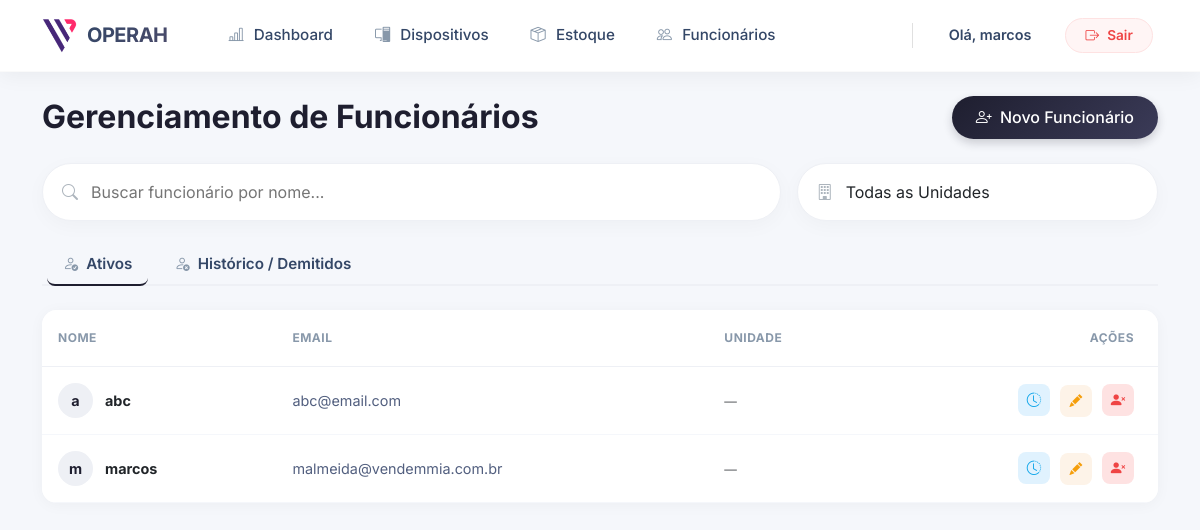
The page /funcionarios/ (signed in) on the database its author committed.
### funcionarios/models.py (models this page shows, shortened)
class Funcionario(models.Model):
    STATUS_CHOICES = [
        ("ATIVO", "Ativo"),
        ("DEMITIDO", "Demitido"),
    ]
    nome = models.CharField(max_length=100)
    email = models.EmailField(unique=True)
    unidade_trabalho = models.ForeignKey(
        UnidadeTrabalho,
        on_delete=models.SET_NULL,
        null=True,
        blank=True
    )
    status = models.CharField(
        max_length=10,
        choices=STATUS_CHOICES,
        default="ATIVO"
    )
    data_admissao = models.DateField(default=timezone.now)
    data_demissao = models.DateField(null=True, blank=True)
    class Meta:
        ordering = ["nome"]
        verbose_name = "Funcionário"
        verbose_name_plural = "Funcionários"

### funcionarios/views.py (the view)
# urls.py: path("", views.listar_funcionarios, name="listar_funcionarios"),
@login_required
def listar_funcionarios(request):
    ativos = Funcionario.objects.filter(status="ATIVO").order_by("nome")
    demitidos = Funcionario.objects.filter(status="DEMITIDO").order_by("nome")
    unidades = UnidadeTrabalho.objects.all().order_by("nome")
    return render(request, "funcionarios/funcionarios.html", {
        "ativos": ativos,
        "demitidos": demitidos,
        "unidades": unidades,
    })

### funcionarios/templates/funcionarios/funcionarios.html (shortened to what this page needs)
{% extends 'core/base.html' %}
{% load static %}
{% block content %}
<div class="container-fluid px-0">
    <div class="page-header">
        <h2 class="page-title">Gerenciamento de Funcionários</h2>
        <button class="btn btn-tech-primary" data-bs-toggle="modal" data-bs-target="#modalCriar">
            <i class="bi bi-person-plus me-1"></i> Novo Funcionário
        </button>
    </div>
    <div class="row g-3 mb-4">
        <div class="col-md-8">
            <div class="search-container">
                <i class="bi bi-search search-icon"></i>
                <input type="text" id="busca" class="search-input" placeholder="Buscar funcionário por nome...">
            </div>
        </div>
        <div class="col-md-4">
            <div class="position-relative">
                <i class="bi bi-building search-icon"></i>
                <select id="filtroUnidade" class="search-input form-select" style="cursor: pointer;">
                    <option value="">Todas as Unidades</option>
                </select>
            </div>
        </div>
    </div>
    <ul class="nav nav-tabs" id="myTab" role="tablist">
        <li class="nav-item" role="presentation">
            <button class="nav-link active" id="ativos-tab" data-bs-toggle="tab" data-bs-target="#tab-ativos" type="button">
                <i class="bi bi-person-check me-2"></i>Ativos
            </button>
        </li>
        <li class="nav-item" role="presentation">
            <button class="nav-link text-danger" id="demitidos-tab" data-bs-toggle="tab" data-bs-target="#tab-demitidos" type="button">
                <i class="bi bi-person-x me-2"></i>Histórico / Demitidos
            </button>
        </li>
    </ul>
    <div class="tab-content" id="myTabContent">
        <div class="tab-pane fade show active" id="tab-ativos">
            <div class="tech-card table-responsive">
                <table class="table table-tech mb-0">
                    <thead>
                        <tr>
                            <th>Nome</th>
                            <th>Email</th>
                            <th>Unidade</th>
                            <th class="text-end pe-4">Ações</th>
                        </tr>
                    </thead>
                    <tbody id="listaAtivos">
                    {% for f in ativos %}
                        <tr data-nome="{{ f.nome|lower }}" data-unidade="{{ f.unidade_trabalho.id }}">
                            <td>
                                <div class="d-flex align-items-center">
                                    <div class="avatar-circle">
                                        {{ f.nome|slice:":1" }}
                                    </div>
                                    <span class="fw-bold text-dark">{{ f.nome }}</span>
                                </div>
                            </td>
                            <td>{{ f.email }}</td>
                            <td>
                                {% if f.unidade_trabalho %}
                                    <span class="badge-unit"><i class="bi bi-building me-1"></i> {{ f.unidade_trabalho.nome }}</span>
                                {% else %}
                                    <span class="text-muted small">—</span>
                                {% endif %}
                            </td>
                            <td class="text-end pe-4">
                                <button class="btn-action btn-action-history btnHistorico" data-id="{{ f.id }}" data-bs-toggle="tooltip" title="Ver Histórico">
                                    <i class="bi bi-clock-history"></i>
                                </button>
                                <button class="btn-action btn-action-edit btnEditar" data-id="{{ f.id }}" data-bs-toggle="tooltip" title="Editar">
                                    <i class="bi bi-pencil-fill" style="font-size: 0.8rem;"></i>
                                </button>
                                <button class="btn-action btn-action-delete btnDemitir"
                                        data-id="{{ f.id }}"
                                        data-nome="{{ f.nome }}"
                                        data-bs-toggle="tooltip" title="Demitir">
                                    <i class="bi bi-person-x-fill"></i>
                                </button>
                            </td>
                        </tr>
                    {% empty %}
                        <tr><td colspan="4" class="text-center py-5 text-muted">Nenhum funcionário ativo encontrado.</td></tr>
                    {% endfor %}
                    </tbody>
                </table>
            </div>
        </div>
    </div>
</div>
{% endblock %}

### core/templates/core/base.html (shortened to what this page needs)
{% load static %}
<!DOCTYPE html>
<html lang="pt-br">
<head>
    <link rel="stylesheet" href="https://cdn.jsdelivr.net/npm/bootstrap@5.3.2/dist/css/bootstrap.min.css">
    <link rel="stylesheet" href="https://cdn.jsdelivr.net/npm/bootstrap-icons@1.11.3/font/bootstrap-icons.min.css">
</head>
<body>
    <nav class="navbar navbar-expand-lg navbar-tech sticky-top mb-4">
        <div class="container">
            <a class="navbar-brand" href="{% url 'home' %}">
                <img src="{% static 'logo2fb.png' %}" alt="Logo Operah">
                <span>OPERAH</span>
            </a>
            <div class="collapse navbar-collapse" id="navbarNav">
                <ul class="navbar-nav me-auto ms-lg-4">
                    <li class="nav-item">
                        <a class="nav-link" href="{% url 'dispositivos:dashboard_dispositivos' %}">
                            <i class="bi bi-bar-chart-line"></i> Dashboard
                        </a>
                    </li>
                    <li class="nav-item">
                        <a class="nav-link" href="{% url 'dispositivos:listar_dispositivos' %}">
                            <i class="bi bi-pc-display"></i> Dispositivos
                        </a>
                    </li>
                    <li class="nav-item">
                        <a class="nav-link" href="{% url 'equipamentos:dashboard_estoque' %}">
                            <i class="bi bi-box-seam"></i> Estoque </a>
                    </li>
                    <li class="nav-item">
                        <a class="nav-link" href="{% url 'funcionarios:listar_funcionarios' %}">
                            <i class="bi bi-people"></i> Funcionários
                        </a>
                    </li>
                </ul>
                <div class="d-flex align-items-center flex-column flex-lg-row">
                    <ul class="navbar-nav align-items-center">
                        <li class="nav-item mb-2 mb-lg-0">
                            <span class="nav-link disabled user-text">
                                Olá, {{ user.username }}
                            </span>
                        </li>
                        <li class="nav-item ms-lg-2">
                            <a class="nav-link btn-logout d-flex align-items-center" href="{% url 'contas:logout' %}">
                                <i class="bi bi-box-arrow-right me-2"></i> Sair
                            </a>
                        </li>
                    </ul>
                </div>
            </div>
        </div>
    </nav>
    <div class="container pb-5">
        {% block content %}{% endblock %}
    </div>
</body>
</html>

### core/templates/core/base.html (style rules this page uses)
:root { --brand-primary: #1e1e2f; --brand-accent: #d63384; --brand-light: #f8f9fa; --text-dark: #344767; --text-muted: #8898aa; }
body { background-color: #f5f7fb; font-family: 'Inter', sans-serif; color: var(--text-dark); }
.navbar-tech { background-color: #ffffff; box-shadow: 0 4px 20px rgba(0, 0, 0, 0.05); padding: 0.8rem 1rem; border-bottom: 1px solid rgba(0, 0, 0, 0.02); }
.navbar-brand { font-weight: 700; color: var(--text-dark); letter-spacing: -0.5px; display: flex; align-items: center; font-size: 1.25rem; }
.navbar-brand img { height: 35px; width: auto; margin-right: 10px; }
.navbar-brand span { background: linear-gradient(135deg, var(--text-dark), #4a4a6a); -webkit-background-clip: text; -webkit-text-fill-color: transparent; }
.nav-link { color: var(--text-dark) !important; font-weight: 500; font-size: 0.95rem; margin: 0 5px; padding: 0.5rem 1rem !important; border-radius: 8px; transition: all 0.3s ease; position: relative; }
.nav-link i { margin-right: 6px; color: var(--text-muted); transition: color 0.3s; }
.user-text { font-size: 0.9rem; font-weight: 600; color: var(--brand-primary); }
.btn-logout { border: 1px solid #fee2e2; background-color: #fff5f5; color: #ef4444 !important; border-radius: 50px; padding: 0.4rem 1.2rem !important; font-size: 0.85rem; font-weight: 600; transition: all 0.2s; }
.btn-logout i { color: #ef4444; }

### funcionarios/templates/funcionarios/funcionarios.html (style rules this page uses)
:root { --brand-primary: #1e1e2f; --brand-accent: #d63384; --brand-light: #f8f9fa; }
.page-header { display: flex; justify-content: space-between; align-items: center; margin-bottom: 1.5rem; }
.page-title { font-weight: 700; color: var(--brand-primary); margin: 0; }
.btn-tech-primary { background: linear-gradient(135deg, var(--brand-primary), #3b3b58); color: white; border: none; border-radius: 50px; padding: 0.6rem 1.5rem; font-weight: 500; box-shadow: 0 4px 10px rgba(30, 30, 47, 0.2); transition: transform 0.2s; }
.search-container { position: relative; margin-bottom: 0; }
.search-input { border-radius: 50px; border: 1px solid #eef0f5; background: white; padding: 1rem 1rem 1rem 3rem; box-shadow: 0 5px 20px rgba(0,0,0,0.03); width: 100%; transition: all 0.3s; }
.search-icon { position: absolute; left: 20px; top: 50%; transform: translateY(-50%); color: #adb5bd; z-index: 10; }
.tech-card { background: white; border-radius: 15px; box-shadow: 0 2px 15px rgba(0,0,0,0.04); border: none; overflow: hidden; margin-bottom: 2rem; }
.table-tech thead th { background-color: white; color: #8898aa; text-transform: uppercase; font-size: 0.75rem; font-weight: 700; letter-spacing: 0.5px; border-bottom: 1px solid #eef0f5; padding: 1.2rem 1rem; }
.table-tech tbody td { padding: 1rem; vertical-align: middle; border-bottom: 1px solid #f5f7fb; color: #525f7f; font-size: 0.9rem; }
.avatar-circle { width: 35px; height: 35px; background-color: #eef0f5; color: var(--brand-primary); border-radius: 50%; display: flex; align-items: center; justify-content: center; font-weight: 700; margin-right: 12px; font-size: 0.9rem; }
.nav-tabs { border-bottom: 2px solid #eef0f5; margin-bottom: 1.5rem; }
.nav-tabs .nav-link { border: none; color: #8898aa; font-weight: 600; padding: 1rem 1.5rem; transition: all 0.3s; border-bottom: 2px solid transparent; margin-bottom: -2px; }
.nav-tabs .nav-link.active { color: var(--brand-primary); background: transparent; border-bottom: 2px solid var(--brand-primary); }
.btn-action { width: 32px; height: 32px; display: inline-flex; align-items: center; justify-content: center; border-radius: 8px; border: none; transition: all 0.2s; margin-left: 6px; }
.btn-action-history { background-color: #e0f2fe; color: #0ea5e9; }
.btn-action-edit { background-color: #fdf3e8; color: #f59e0b; }
.btn-action-delete { background-color: #fee2e2; color: #ef4444; }

### rows shown on the page
Funcionario: nome "a", nome "abc", email "abc@email.com"
Funcionario: nome "m", nome "marcos", email "malmeida@vendemmia.com.br"

### other values the page prints
{{ user.username }} "marcos"
